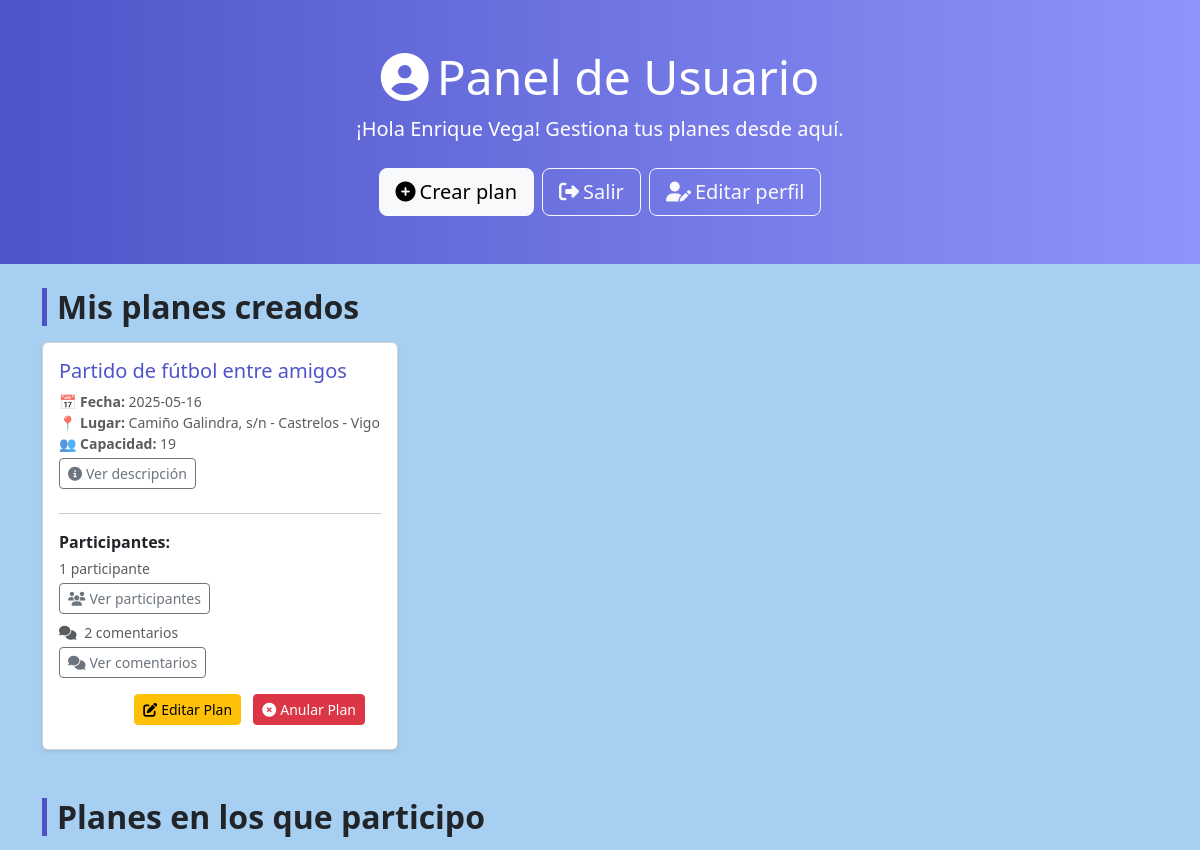
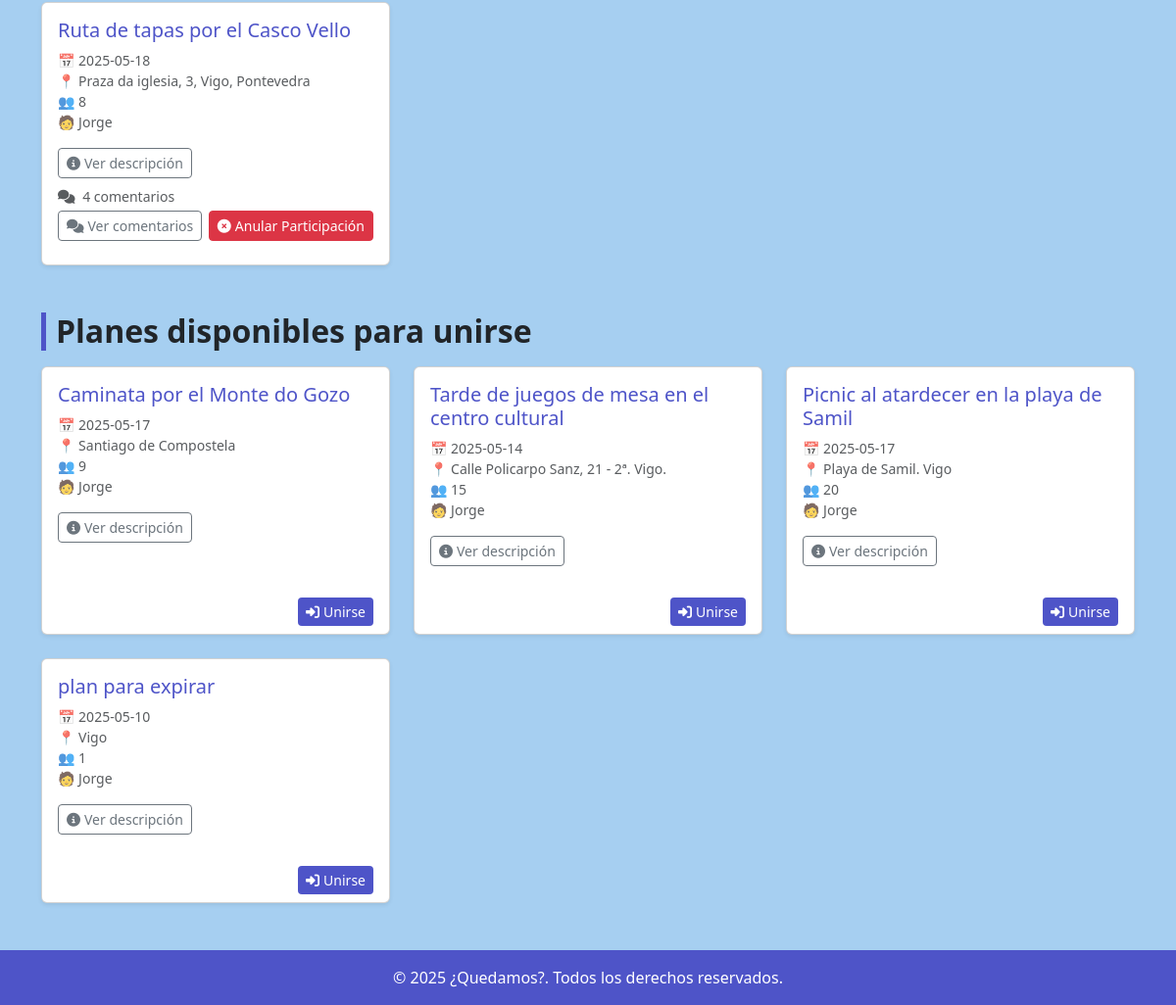
/dashboard.php (signed in), run on the app's committed database (2 pictures, top to bottom).
### tables this page shows
CREATE TABLE `usuarios` (
  `id` int(11) NOT NULL AUTO_INCREMENT,
  `nombre` varchar(100) NOT NULL,
  `apellidos` varchar(150) NOT NULL,
  `email` varchar(255) NOT NULL,
  `password` varchar(255) NOT NULL,
  PRIMARY KEY (`id`),
  UNIQUE KEY `email` (`email`)
);

CREATE TABLE `planes` (
  `id` int(11) NOT NULL AUTO_INCREMENT,
  `titulo` varchar(255) DEFAULT NULL,
  `descripcion` text DEFAULT NULL,
  `fecha` date DEFAULT NULL,
  `lugar` varchar(255) DEFAULT NULL,
  `capacidad` int(11) DEFAULT NULL,
  `creador_id` int(11) DEFAULT NULL,
  PRIMARY KEY (`id`),
  KEY `creador_id` (`creador_id`),
  CONSTRAINT `planes_ibfk_1` FOREIGN KEY (`creador_id`) REFERENCES `usuarios` (`id`)
);

### dashboard.php (the view, shortened to what this page needs)
<?php
require 'includes/db.php';
$user_id = $_SESSION['user_id'];
$stmt_user = $pdo->prepare('SELECT nombre, apellidos FROM usuarios WHERE id = ?');
$stmt_user->execute([$user_id]);
$usuario = $stmt_user->fetch();
$nombre_completo = htmlspecialchars($usuario['nombre'] . ' ' . $usuario['apellidos']);
$stmt = $pdo->prepare('SELECT * FROM planes WHERE creador_id = ?');
$stmt->execute([$user_id]);
$mis_planes = $stmt->fetchAll();
$stmt2 = $pdo->prepare('SELECT p.*, u.nombre AS creador_nombre FROM planes p
                        JOIN participantes pa ON p.id = pa.plan_id
                        JOIN usuarios u ON p.creador_id = u.id
                        WHERE pa.usuario_id = ?');
$stmt2->execute([$user_id]);
$planes_apuntado = $stmt2->fetchAll();
$stmt3 = $pdo->prepare('SELECT p.*, u.nombre AS creador_nombre FROM planes p
                        JOIN usuarios u ON p.creador_id = u.id
                        WHERE p.creador_id != ? AND p.id NOT IN (
                            SELECT plan_id FROM participantes WHERE usuario_id = ?
                        )');
$stmt3->execute([$user_id, $user_id]);
$planes_disponibles = $stmt3->fetchAll();
$participantes_por_plan = [];
foreach ($mis_planes as $plan) {
    $stmt_part = $pdo->prepare('SELECT u.nombre, u.apellidos FROM participantes pa JOIN usuarios u ON pa.usuario_id = u.id WHERE pa.plan_id = ?');
    $stmt_part->execute([$plan['id']]);
    $participantes_por_plan[$plan['id']] = $stmt_part->fetchAll(PDO::FETCH_ASSOC);
}
$comentarios_por_plan = [];
foreach (array_merge($mis_planes, $planes_apuntado) as $plan) {
    $stmt_comentarios = $pdo->prepare('SELECT c.*, u.nombre FROM comentarios c JOIN usuarios u ON c.usuario_id = u.id WHERE c.plan_id = ? ORDER BY c.fecha DESC');
    $stmt_comentarios->execute([$plan['id']]);
    $comentarios_por_plan[$plan['id']] = $stmt_comentarios->fetchAll(PDO::FETCH_ASSOC);
}
?>
<!DOCTYPE html>
<html lang="es">
<head>
    <link href="https://cdn.jsdelivr.net/npm/bootstrap@5.3.2/dist/css/bootstrap.min.css" rel="stylesheet">
    <link rel="stylesheet" href="https://cdnjs.cloudflare.com/ajax/libs/font-awesome/6.5.0/css/all.min.css">
    <link rel="stylesheet" href="css/dashboard.css">
</head>
<body>
    <section class="hero-section text-white text-center py-5 mb-4">
        <div class="container">
            <h1 class="display-5 mb-2"><i class="fas fa-user-circle me-2"></i>Panel de Usuario</h1>
            <p class="lead">¡Hola <?= $nombre_completo ?>! Gestiona tus planes desde aquí.</p>
            <div class="d-flex justify-content-center flex-wrap gap-2 mt-4">
                <a href="crear_plan.php" class="btn btn-light btn-lg"><i class="fas fa-plus-circle me-1"></i>Crear plan</a>
                <a href="logout.php" class="btn btn-outline-light btn-lg"><i class="fas fa-sign-out-alt me-1"></i>Salir</a>
                <a href="editar_perfil.php" class="btn btn-outline-light btn-lg">
                    <i class="fas fa-user-edit me-1"></i>Editar perfil
                </a>
            </div>
        </div>
    </section>
    <div class="container pb-5">
        <section class="mb-5">
            <h2 class="section-title mb-3">Mis planes creados</h2>
            <?php if ($mis_planes): ?>
                <div class="row g-4">
                    <?php foreach ($mis_planes as $plan): ?>
                        <div class="col-md-6 col-lg-4">
                            <div class="card h-100 shadow-sm">
                                <div class="card-body">
                                    <h5 class="card-title"><?= htmlspecialchars($plan['titulo']) ?></h5>
                                    <p class="text-muted small mb-1">
                                        <strong>📅 Fecha:</strong> <?= $plan['fecha'] ?><br>
                                        <strong>📍 Lugar:</strong> <?= htmlspecialchars($plan['lugar']) ?><br>
                                        <strong>👥 Capacidad:</strong> <?= $plan['capacidad'] ?>
                                    </p>
                                    <button type="button" class="btn btn-sm btn-outline-secondary mb-2" data-bs-toggle="modal"
                                        data-bs-target="#modalDescripcion<?= $plan['id'] ?>">
                                        <i class="fas fa-info-circle me-1"></i>Ver descripción
                                    </button>
                                    <hr>
                                    <p class="mb-1"><strong>Participantes:</strong></p>
                                    <?php
                                        $num_participantes = !empty($participantes_por_plan[$plan['id']]) ? count($participantes_por_plan[$plan['id']]) : 0;
                                    ?>
                                    <p class="text-muted small mb-1"><?= $num_participantes ?> participante<?= $num_participantes > 1 ? 's' : '' ?></p>
                                    <?php if ($num_participantes > 0): ?>
                                        <button type="button" class="btn btn-sm btn-outline-secondary mb-2" data-bs-toggle="modal"
                                            data-bs-target="#modalParticipantes<?= $plan['id'] ?>">
                                            <i class="fas fa-users me-1"></i>Ver participantes
                                        </button>
                                    <?php endif; ?>
                                    <p class="text-muted small mb-1">
                                        <i class="fas fa-comments me-1"></i>
                                        <?= count($comentarios_por_plan[$plan['id']] ?? []) ?> comentario<?= count($comentarios_por_plan[$plan['id']] ?? []) !== 1 ? 's' : '' ?>
                                    </p>
                                    <button type="button" class="btn btn-sm btn-outline-secondary mb-2" data-bs-toggle="modal"
                                        data-bs-target="#modalComentarios<?= $plan['id'] ?>">
                                        <i class="fas fa-comments me-1"></i>Ver comentarios
                                    </button>
                                    <div class="card-footer bg-transparent border-0 text-end">
                                        <a href="editar_plan.php?id=<?= $plan['id'] ?>" class="btn btn-warning btn-sm me-2">
                                            <i class="fas fa-edit me-1"></i>Editar Plan
                                        </a>
                                        <a href="anular_plan.php?id=<?= $plan['id'] ?>" class="btn btn-danger btn-sm" onclick="return confirm('¿Estás seguro de que deseas anular este plan?');">
                                            <i class="fas fa-times-circle me-1"></i>Anular Plan
                                        </a>
                                    </div>
                                </div>
                            </div>
                        </div>
                    <?php endforeach; ?>
                </div>
            <?php else: ?>
                <p class="text-muted">No has creado ningún plan aún.</p>
            <?php endif; ?>
        </section>
        <section class="mb-5">
            <h2 class="section-title mb-3">Planes en los que participo</h2>
            <?php if ($planes_apuntado): ?>
                <div class="row g-4">
                    <?php foreach ($planes_apuntado as $plan): ?>
                        <div class="col-md-6 col-lg-4">
                            <div class="card h-100 shadow-sm">
                                <div class="card-body">
                                    <h5 class="card-title"><?= htmlspecialchars($plan['titulo']) ?></h5>
                                    <p class="text-muted small">
                                        📅 <?= $plan['fecha'] ?><br>
                                        📍 <?= htmlspecialchars($plan['lugar']) ?><br>
                                        👥 <?= $plan['capacidad'] ?><br>
                                        🧑 <?= htmlspecialchars($plan['creador_nombre']) ?>
                                    </p>
                                    <button type="button" class="btn btn-sm btn-outline-secondary mb-2" data-bs-toggle="modal"
                                        data-bs-target="#modalDescripcionParticipante<?= $plan['id'] ?>">
                                        <i class="fas fa-info-circle me-1"></i>Ver descripción
                                    </button>
                                    <p class="text-muted small mb-1">
                                        <i class="fas fa-comments me-1"></i>
                                        <?= count($comentarios_por_plan[$plan['id']] ?? []) ?> comentario<?= count($comentarios_por_plan[$plan['id']] ?? []) !== 1 ? 's' : '' ?>
                                    </p>
                                    <button type="button" class="btn btn-sm btn-outline-secondary mb-2" data-bs-toggle="modal"
                                        data-bs-target="#modalComentariosParticipante<?= $plan['id'] ?>">
                                        <i class="fas fa-comments me-1"></i>Ver comentarios
                                    </button>
                                    <a href="anular_participacion.php?id=<?= $plan['id'] ?>" class="btn btn-danger btn-sm float-end" onclick="return confirm('¿Estás seguro de que deseas anular tu participación en este plan?');">
                                        <i class="fas fa-times-circle me-1"></i>Anular Participación
                                    </a>
                                </div>
                            </div>
                        </div>
                    <?php endforeach; ?>
                </div>
            <?php else: ?>
                <p class="text-muted">No te has apuntado a ningún plan todavía.</p>
            <?php endif; ?>
        </section>
        <section>
            <h2 class="section-title mb-3">Planes disponibles para unirse</h2>
            <?php if ($planes_disponibles): ?>
                <div class="row g-4">
                    <?php foreach ($planes_disponibles as $plan): ?>
                        <div class="col-md-6 col-lg-4">
                            <div class="card h-100 shadow-sm d-flex flex-column justify-content-between">
                                <div class="card-body">
                                    <h5 class="card-title"><?= htmlspecialchars($plan['titulo']) ?></h5>
                                    <p class="text-muted small">
                                        📅 <?= $plan['fecha'] ?><br>
                                        📍 <?= htmlspecialchars($plan['lugar']) ?><br>
                                        👥 <?= $plan['capacidad'] ?><br>
                                        🧑 <?= htmlspecialchars($plan['creador_nombre']) ?>
                                    </p>
                                    <button type="button" class="btn btn-sm btn-outline-secondary mb-2" data-bs-toggle="modal"
                                        data-bs-target="#modalDescripcionDisponible<?= $plan['id'] ?>">
                                        <i class="fas fa-info-circle me-1"></i>Ver descripción
                                    </button>
                                </div>
                                <div class="card-footer bg-transparent border-0 text-end">
                                    <a href="unirse_plan.php?id=<?= $plan['id'] ?>" class="btn btn-primary btn-sm">
                                        <i class="fas fa-sign-in-alt me-1"></i>Unirse
                                    </a>
                                </div>
                            </div>
                        </div>
                    <?php endforeach; ?>
                </div>
            <?php else: ?>
                <p class="text-muted">No hay planes disponibles para unirse.</p>
            <?php endif; ?>
        </section>
    </div>
    <footer class="text-center py-3 text-white">
        &copy; <?= date('Y') ?> ¿Quedamos?. Todos los derechos reservados.
    </footer>
</body>
</html>

### css/dashboard.css (style rules this page uses)
body { background: #1783dc61; font-family: 'Segoe UI', sans-serif; }
.hero-section { background: linear-gradient(90deg, #4e54c8, #8f94fb); }
.section-title { border-left: 5px solid #4e54c8; padding-left: 10px; font-weight: bold; }
.card-title { color: #4e54c8; }
.btn-primary { background-color: #4e54c8; border: none; }
footer { background-color: #4e54c8; color: white; }

### data on the page
usuarios: nombre_completo "Enrique Vega"
planes: titulo "Partido de fútbol entre amigos", fecha "2025-05-16", lugar "Camiño Galindra, s/n - Castrelos - Vigo", capacidad "19", id "1", id "2"
planes: titulo "Ruta de tapas por el Casco Vello", fecha "2025-05-18", lugar "Praza da iglesia, 3, Vigo, Pontevedra", capacidad "8", creador.nombre "Jorge", id "4"
planes: titulo "Caminata por el Monte do Gozo", fecha "2025-05-17", lugar "Santiago de Compostela", capacidad "9", creador.nombre "Jorge"
planes: titulo "Tarde de juegos de mesa en el centro cultural", fecha "2025-05-14", lugar "Calle Policarpo Sanz, 21 - 2ª. Vigo.", capacidad "15", creador.nombre "Jorge"
planes: titulo "Picnic al atardecer en la playa de Samil", fecha "2025-05-17", lugar "Playa de Samil. Vigo", capacidad "20", creador.nombre "Jorge"
planes: titulo "plan para expirar", fecha "2025-05-10", lugar "Vigo", capacidad "1", creador.nombre "Jorge"
